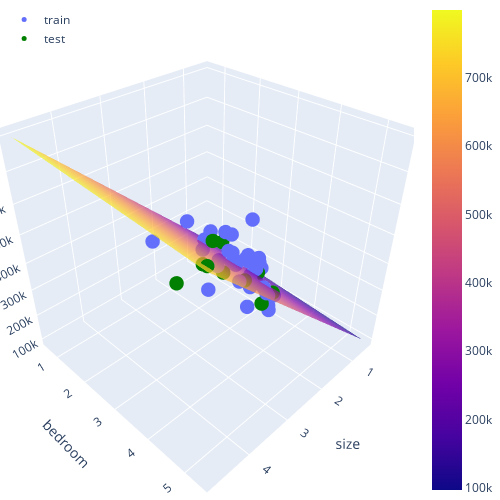

Notebook code cell kept with this figure:
### Markdown cell above
Now that our model is trained, we can plot the regression surface using `plot_surface_3d` from `helpers`.

### Code cell
helpers.plot_surface_3d(w=w_mult,
                        X_train=X_train_mult, 
                        y_train=y_train_mult, 
                        X_test=X_test_mult, 
                        y_test=y_test_mult,
                        feature_names=feature_names_mult, 
                        label_name="price")

### Figure 1 — Plotly figure (JSON) as saved in the notebook; plotly's stock layout.template omitted (floating-point values rounded to 4 significant figures; data arrays with more than 128 entries replaced by an {"elided": "..."} marker saying what was removed)
{"data": [{"marker": {"opacity": 1, "size": 5}, "mode": "markers", "name": "train", "type": "scatter3d", "x": [1.6, 2.2, 1.534, 3.89, 2.567, 2.3, 1.1, 1.2, 1.38, 2.04, 1.94, 1.236, 1.416, 2.609, 1.664, 1.767, 1.811, 3.137, 1.962, 1.494, 1.268, 1.89, 1.839, 3.031, 1, 2, 2.132, 1.239, 1.437, 2.4, 0.852, 3, 2.637, 1.427, 2.104, 1.985, 1.458], "y": [3, 3, 3, 3, 4, 4, 3, 3, 3, 4, 4, 3, 2, 4, 2, 3, 4, 3, 4, 3, 3, 3, 2, 4, 1, 3, 4, 3, 3, 3, 2, 4, 3, 3, 3, 4, 3], "z": [329900, 475000, 314900, 573900, 314000, 449900, 249900, 299000, 212000, 314900, 239999, 199900, 232000, 499998, 368500, 252900, 285900, 579900, 259900, 242500, 259900, 329999, 349900, 599000, 169900, 347000, 345000, 229900, 249900, 369000, 179900, 539900, 299900, 198999, 399900, 299900, 464500]}, {"marker": {"color": "green", "opacity": 1, "size": 5}, "mode": "markers", "name": "test", "type": "scatter3d", "x": [1.604, 1.852, 2.162, 4.478, 1.32, 1.203, 4.215, 1.888, 2.238, 2.526], "y": [3, 4, 4, 5, 2, 3, 4, 2, 3, 3], "z": [242900, 299900, 287000, 699900, 299900, 239500, 549000, 255000, 329900, 469000]}, {"name": "pred_surface", "opacity": 0.7, "type": "surface", "x": [0.4894, 0.5619, 0.6344, 0.707, 0.7795, 0.852, 0.9245, 0.997, 1.07, 1.142, 1.215, 1.287, 1.36, 1.432, 1.505, 1.577, 1.65, 1.722, 1.795, 1.867, 1.94, 2.012, 2.085, 2.157, 2.23, 2.302, 2.375, 2.447, 2.52, 2.592, 2.665, 2.738, 2.81, 2.883, 2.955, 3.028, 3.1, 3.173, 3.245, 3.318, 3.39, 3.463, 3.535, 3.608, 3.68, 3.753, 3.825, 3.898, 3.97, 4.043, 4.115, 4.188, 4.26, 4.333, 4.405, 4.478, 4.551, 4.623, 4.696, 4.768, 4.841], "y": [0.6, 0.68, 0.76, 0.84, 0.92, 1.0, 1.08, 1.16, 1.24, 1.32, 1.4, 1.48, 1.56, 1.64, 1.72, 1.8, 1.88, 1.96, 2.04, 2.12, 2.2, 2.28, 2.36, 2.44, 2.52, 2.6, 2.68, 2.76, 2.84, 2.92, 3.0, 3.08, 3.16, 3.24, 3.32, 3.4, 3.48, 3.56, 3.64, 3.72, 3.8, 3.88, 3.96, 4.04, 4.12, 4.2, 4.28, 4.36, 4.44, 4.52, 4.6, 4.68, 4.76, 4.84, 4.92, 5.0, 5.08, 5.16, 5.24, 5.32, 5.4], "z": {"elided": "61x61 float values"}}], "layout": {"autosize": true, "height": 500, "legend": {"x": 0.01, "xanchor": "left", "y": 0.99, "yanchor": "top"}, "margin": {"b": 0, "l": 0, "r": 0, "t": 0}, "scene": {"aspectmode": "auto", "aspectratio": {"x": 1, "y": 1, "z": 1}, "camera": {"center": {"x": 0, "y": 0, "z": 0}, "eye": {"x": 1.34, "y": 1.34, "z": 1.34}, "projection": {"type": "perspective"}, "up": {"x": 0, "y": 0, "z": 1}}, "xaxis": {"title": {"text": "size"}, "type": "linear"}, "yaxis": {"title": {"text": "bedroom"}, "type": "linear"}, "zaxis": {"title": {"text": "price"}, "type": "linear"}}, "width": 500}}
